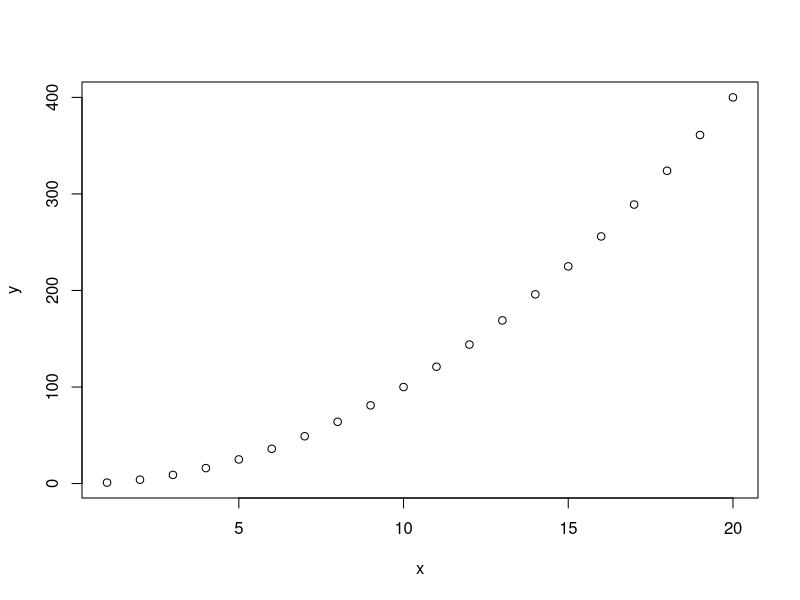

Here is the R script that generated this plot:
# Criando gráficos
x <- 1:20 # eixo x
y <- x ^ 2 # eixo y
plot(x, y) # criando gráfico

# comando TYPE personaliza o gráfico
# plot(x, y, type = "l") - segmentos de retas
# plot(x, y, type = "b") - segmentos de retas e pontos
# plot(x, y, type = "o") - segmentos de retas e pontos. Um toca o outro
# plot(x, y, type = "c") - segmentos de pontos
# plot(x, y, type = "n") - gráfico vazio, omitindo pontos e retas